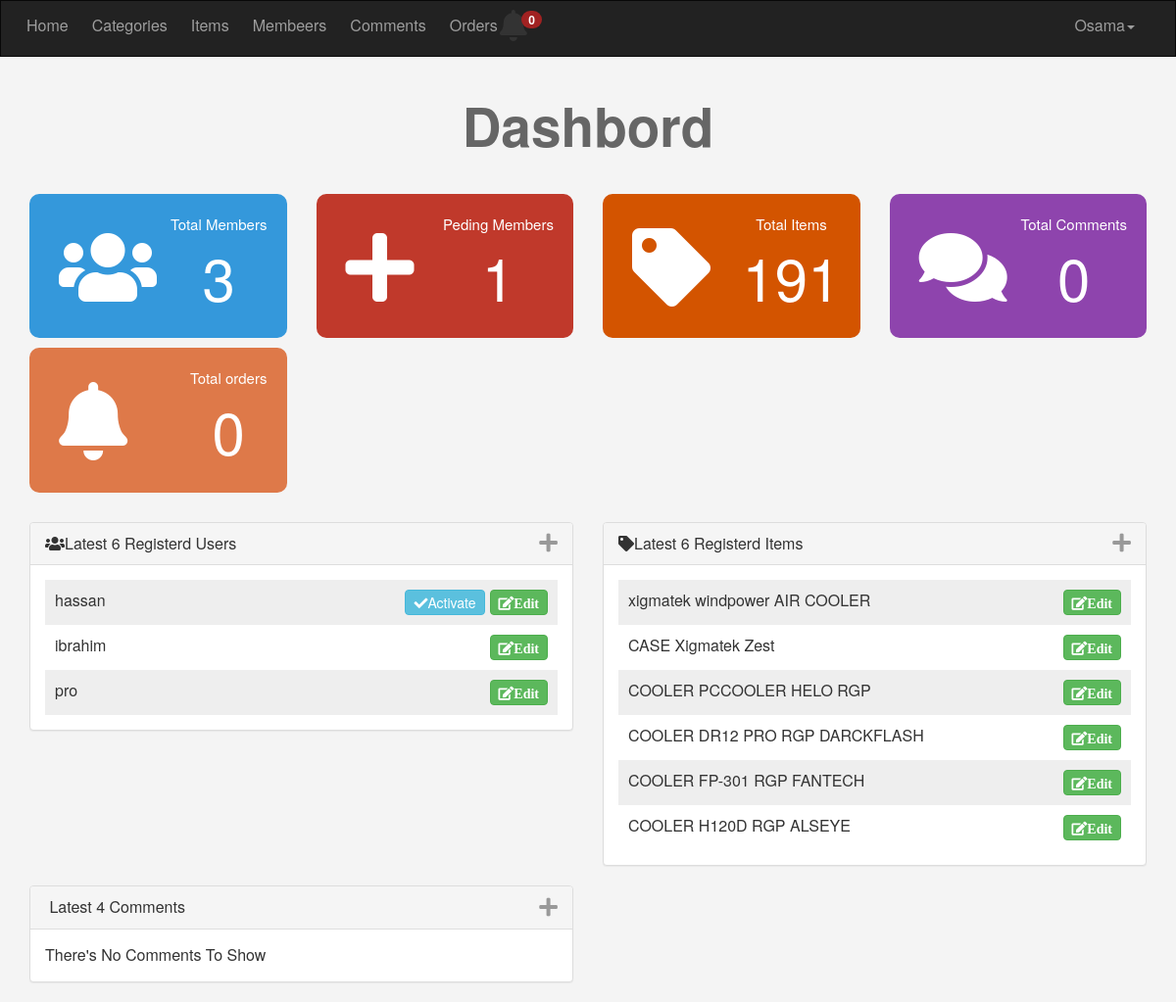
Page /admin/dashboard.php (signed in) on the committed database.
### tables this page shows
CREATE TABLE `users` (
  `UserID` int(11) NOT NULL COMMENT 'To identify User ',
  `Username` varchar(255) NOT NULL COMMENT 'User name To Login',
  `Password` varchar(255) NOT NULL COMMENT 'Password To login',
  `Email` varchar(255) NOT NULL,
  `FullName` varchar(255) NOT NULL,
  `GroupID` int(11) NOT NULL DEFAULT 0 COMMENT 'identify User Group',
  `TrustStatus` int(11) NOT NULL DEFAULT 0 COMMENT 'Seller Rank',
  `RegStatus` int(11) NOT NULL DEFAULT 0 COMMENT 'User Approval',
  `Date` date NOT NULL,
  `avatar` varchar(255) NOT NULL
);

CREATE TABLE `items` (
  `Item_ID` int(11) NOT NULL,
  `Name` varchar(255) NOT NULL,
  `Description` text NOT NULL,
  `Price` varchar(255) NOT NULL,
  `qty` int(11) NOT NULL,
  `Add_Date` date NOT NULL,
  `Country_Made` varchar(255) NOT NULL,
  `Status` varchar(255) NOT NULL,
  `Approve` tinyint(4) NOT NULL DEFAULT 0,
  `Cat_ID` int(11) NOT NULL,
  `Member_ID` int(11) NOT NULL,
  `tags` varchar(255) NOT NULL,
  `Image` varchar(255) NOT NULL
);

### admin/includes/fuctions/function.php (called while the page is built, shortened)
<?php
function checkItem($select,$from,$value){
    global $con;
    $statement=$con->prepare("SELECT $select FROM $from WHERE $select=?");
    $statement->execute(array($value));
    $count=$statement->rowCount();
    return $count;
}
function countItems($item,$table){
    global $con;
$stmt2=$con->prepare("SELECT COUNT($item) FROM $table");
$stmt2->execute();
return $stmt2->fetchColumn();
}
function getLatest($select,$table,$order,$limit=5){
    global $con;
    $getStmt=$con->prepare("SELECT $select FROM $table ORDER BY $order DESC LIMIT $limit");
    $getStmt->execute();
    $rows=$getStmt->fetchAll();
    return $rows;
}
?>

### admin/dashboard.php (the view, shortened to what this page needs)
<?php
include 'init.php';
if (isset($_SESSION['Username'])) {
$numUsers=6;
$latestUsers=getLatest("*","users","UserID",$numUsers);
$numItems=6;
$latesItem=getLatest("*","items","Item_ID",$numItems);
$numcomment=4;
?>
<div class="home-stats">
<div class="container  text-center">
<h1>Dashbord</h1>
<div class="row">
<div class="col-md-3">
<div class="stat st-members">
<i class="fa fa-users"></i>
<div class="info">
Total Members
<span>
<a href="members.php"><?php echo countItems('UserID','users'); ?></a>
</span>
</div>
</div>
</div>
<div class="col-md-3">
<div class="stat st-pending">
<i class="fa fa-plus"></i>
<div class="info">
Peding Members
<span>
<a href="members.php?do=Manage&page=Pending"><?php echo  checkItem('RegStatus','users',0); ?></a>
</span>
</div>
</div>
</div>
<div class="col-md-3">
<div class="stat st-items">
<i class="fa fa-tag"></i>
<div class="info">
Total Items
<span>
<a href="items.php"><?php echo countItems('Item_ID','items'); ?></a>
</span>
</div>
</div>
</div>
<div class="col-md-3">
<div class="stat st-comments">
<i class="fa fa-comments"></i>
<div class="info">
Total Comments
<span>
<a href="comments.php"><?php echo countItems('c_id','comments'); ?></a>
</span>
</div>
</div>
</div>
<div class="col-md-3">
<div class="stat st-order">
<i class="fa fa-bell"></i>
<div class="info">
Total orders
<span>
<a href="order.php"><?php echo countItems('id','orders'); ?></a>
</span>
</div>
</div>
</div>
</div>
</div>
</div>
<div class="latest">
<div class="container">
<div class="row">
<div class="col-sm-6">
<div class="panel panel-default">
<div class="panel-heading">
<i class="fa fa-users"></i>Latest <?php echo $numUsers; ?> Registerd Users
<span class="toggle-info pull-right">
<i class="fa fa-plus fa-lg"></i>
</span>
</div>
<div class="panel-body">
<ul class="list-unstyled latest-users">
<?php
if(! empty($latestUsers)){
foreach($latestUsers as $user){
echo '<li>';
echo $user['Username'];
echo '<a href="members.php?do=Edit&userid='. $user['UserID'] .'">';
echo '<span class="btn btn-success pull-right">';
echo '<i class="fa fa-edit">Edit</i>';
if($user['RegStatus'] == 0) {
echo "<a href='members.php?do=Activate&userid=".$user['UserID']."'
class='btn btn-info pull-right activet'>
<i class='fa fa-check'></i>Activate</a>";
}
echo '</span>';
echo '</a>';
echo '</li>';
}
}else{
echo 'There\'s No users To Show';
}
?>
</ul>
</div>
</div>
</div>
<div class="col-sm-6">
<div class="panel panel-default">
<div class="panel-heading">
<i class="fa fa-tag"></i>Latest <?php echo $numItems; ?> Registerd Items
<span class="toggle-info pull-right">
<i class="fa fa-plus fa-lg"></i>
</span>
</div>
<div class="panel-body">
<ul class="list-unstyled latest-users">
<?php
if(! empty($latesItem)){
foreach($latesItem as $item){
echo '<li>';
echo $item['Name'];
echo '<a href="items.php?do=Edit&itemid='. $item['Item_ID'] .'">';
echo '<span class="btn btn-success pull-right">';
echo '<i class="fa fa-edit">Edit</i>';
echo '</span>';
echo '</a>';
echo '</li>';
}
}else{
echo 'There\'s No item To Show';
}
?>
</ul>
</div>
</div>
</div>
</div>
<div class="row">
<div class="col-sm-6">
<div class="panel panel-default">
<div class="panel-heading">
Latest <?php echo $numcomment ?> Comments
<span class="toggle-info pull-right">
<i class="fa fa-plus fa-lg"></i>
</span>
</div>
<div class="panel-body">
<?php
$stmt = $con->prepare("SELECT
comments.*, users.Username AS Member
						   FROM
							  comments
						   INNER JOIN
							  users
						   ON
							  users.UserID = comments.user_id
						   ORDER BY
							  c_id DESC
				    		LIMIT $numcomment");
$stmt->execute();
$comments = $stmt->fetchAll();
if (! empty($comments)) {
foreach ($comments as $comment) {
echo '<div class="comment-box">';
echo '<span class="member-n">
<a href="members.php?do=Edit&userid=' . $comment['user_id'] . '">
' . $comment['Member'] . '</a></span>';
echo '<p class="member-c">' . $comment['comment'] . '</p>';
echo '</div>';
}
} else {
echo 'There\'s No Comments To Show';
}
?>
</div>
</div>
</div>
</div>
</div>
</div>
<?php
include $tpl . 'footer.php';
}else{
header('Location: index.php');
exit();
}
?>

### admin/includes/templates/header.php (shortened to what this page needs)
<!DOCTYPE html>
<html lang="en">
<head>
    <link rel="stylesheet" href="<?php echo $css ; ?>bootstrap.min.css">
    <link rel="stylesheet" href="<?php echo $css ; ?>solid.css">
    <link rel="stylesheet" href="<?php echo $css ; ?>brands.css">
    <link rel="stylesheet" href="<?php echo $css ; ?>fontawesome.css">
    <link rel="stylesheet" href="<?php echo $css ; ?>style1.css">
        </head>
<body>

### admin/init.php (shortened to what this page needs)
<?php
include 'connect.php';
$tpl='includes/templates/';
$func='includes/fuctions/';
$css='layout/css/';
include $func . 'function.php';
include $tpl . 'header.php';
if(!isset($noNavbar)){include $tpl . 'navbar.php';}
?>

### admin/includes/templates/navbar.php (shortened to what this page needs)
<nav class="navbar navbar-inverse">
  <div class="container">
    <div class="navbar-header">
      <a class="navbar-brand" href="dashboard.php">Home</a>
    </div>
    <div class="collapse navbar-collapse" id="app-nav">
      <ul class="nav navbar-nav">
        <li><a href="categories.php">Categories</a></li>
        <li><a href="items.php">Items</a></li>
        <li><a href="members.php">Membeers</a></li>
        <li><a href="comments.php">Comments</a></li>
        <li><a href="order.php">Orders</a></li>
        <i class="fa fa-bell fa-2x bell"></i>
        <span class="badge"><?php echo countItems('id','orders'); ?></span>
    </ul>
     <ul class="nav navbar-nav navbar-right">
        <li class="dropdown">
          <a href="#" class="dropdown-toggle" data-toggle="dropdown" role="button" aria-haspopup="true" aria-expanded="false">
          Osama<span class="caret"></span></a>
        </li>
      </ul>
    </div>
  </div>
</nav>

### admin/includes/templates/footer.php (shortened to what this page needs)
</body>
</html>

### admin/layout/css/solid.css (style rules this page uses)
.fa, .fas { font-family: 'Font Awesome 5 Free'; font-weight: 900; }

### admin/layout/css/style1.css (style rules this page uses)
body { background-color: #F4F4F4; font-size: 16px; }
.badge { background-color: #a12222; margin-bottom: 28px; margin-left: -10px; }
.bell { margin-top: 9px; margin-left: -10px; }
.navbar { border-radius: 0; -webkit-border-radius: 0; -moz-border-radius: 0; -ms-border-radius: 0; -o-border-radius: 0; margin-bottom: 0; }
.nav>li>a, .navbar-brand { padding: 15px 12px; }
.navbar-brand { font-size: 1em; }
.home-stats .stat { background-color: #EEE; padding: 20px; font-size: 15px; color: #FFF; border-radius: 10px; -webkit-border-radius: 10px; -moz-border-radius: 10px; -ms-border-radius: 10px; -o-border-radius: 10px; position: relative; overflow: hidden; }
.home-stats .stat i { position: absolute; font-size: 80px; top: 35px; left: 30px; }
.home-stats .stat .info { float: right; }
.home-stats .stat a { color: #FFF; }
.home-stats .st-members { background-color: #3498db; }
.home-stats .st-pending { background-color: #c0392b; }
.home-stats .st-items { background-color: #d35400; }
.home-stats .st-comments { background-color: #8e44ad; margin-bottom: 10px; }
.home-stats .st-order { background-color: #db6a34e3; }
.home-stats .stat span { display: block; font-size: 60px; }
.latest { margin-top: 30px; }
.latest .toggle-info { color: #999; }
.latest-users { margin-bottom: 0; }
.latest-users li { padding: 10px; overflow: hidden; }
.latest-users li:nth-child(odd) { background-color: #EEE; }
.latest-users .btn-success, .latest-users .btn-info { padding: 2px 8px; }
.latest-users .btn-info { margin-right: 5px; }
h1 { font-size: 55px; margin: 40px 0; font-weight: bold; color: #666; }
.activet { margin-left: 5px; }

### rows in the picture
users: Username "hassan"
users: Username "ibrahim"
users: Username "pro"
items: Name "xigmatek windpower AIR COOLER"
items: Name "CASE Xigmatek Zest"
items: Name "COOLER PCCOOLER HELO RGP"
items: Name "COOLER DR12 PRO RGP DARCKFLASH"
items: Name "COOLER FP-301 RGP FANTECH"
items: Name "COOLER H120D RGP ALSEYE"

### other values in the picture
countItems('id','orders') "0"
countItems('UserID','users') "3"
checkItem('RegStatus','users',0) "1"
countItems('Item_ID','items') "191"
countItems('c_id','comments') "0"
$numUsers "6"
$numItems "6"
$numcomment "4"
